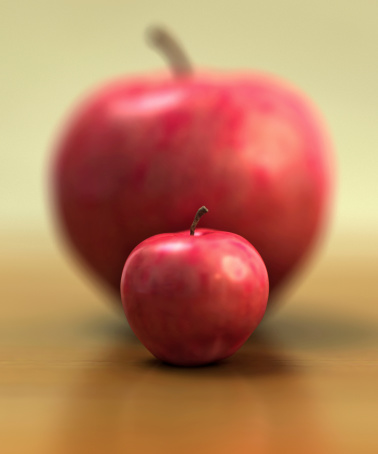
#> input picture input.png, 378 x 454 px
$ python image_processing.py
#> lines starting #> are read from the running program, lines starting #| are printed output that depends on the picture
#Run the python file to generate the pixel.txt file
#run the c++ file to generate the seam.txt file
#again run the same python file to highlight the seam in the image
import numpy as np
import cv2

def extract_pixels(image_path):
#> called with image_path = 'input.png'
    image = cv2.imread(image_path, cv2.IMREAD_GRAYSCALE)
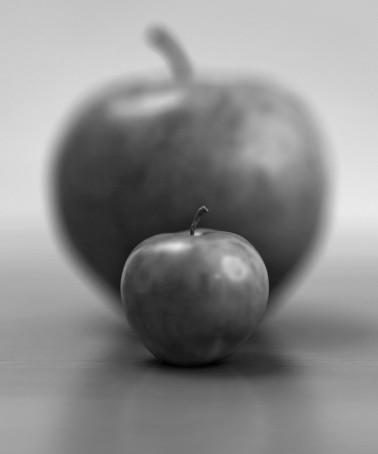
#> image: shape (454, 378); min 0, max 234, mean 139.6
    if image is None:
        raise FileNotFoundError(f"Image at path {image_path} not found.")
    np.savetxt('pixels.txt', image, fmt='%d')
    return image.shape

def read_seam():
    try:
        with open('seam.txt', 'r') as file:
            seam = list(map(int, file.readline().strip().split()))
    except FileNotFoundError:
        raise FileNotFoundError("seam.txt file not found. Ensure the C++ program has run successfully.")
    return seam

def highlight_seam(image_path, seam):
    image = cv2.imread(image_path)
    if image is None:
        raise FileNotFoundError(f"Image at path {image_path} not found.")

    for r, c in enumerate(seam):
        if r < image.shape[0] and c < image.shape[1]:
            image[r, c] = [0, 0, 255]  # Highlight seam in red

    cv2.imwrite('output.png', image)

if __name__ == "__main__":
    try:
        # Extract pixels and save to text file
        rows, cols = extract_pixels('input.png')
#> rows = 454; cols = 378

        # Assuming the seam file is created by the C++ code
        seam = read_seam()


        # Highlight seam in the image
        highlight_seam('input.png', seam)

        print("Seam highlighted and output saved to output.png")
    except Exception as e:
        print(f"Error: {e}")
